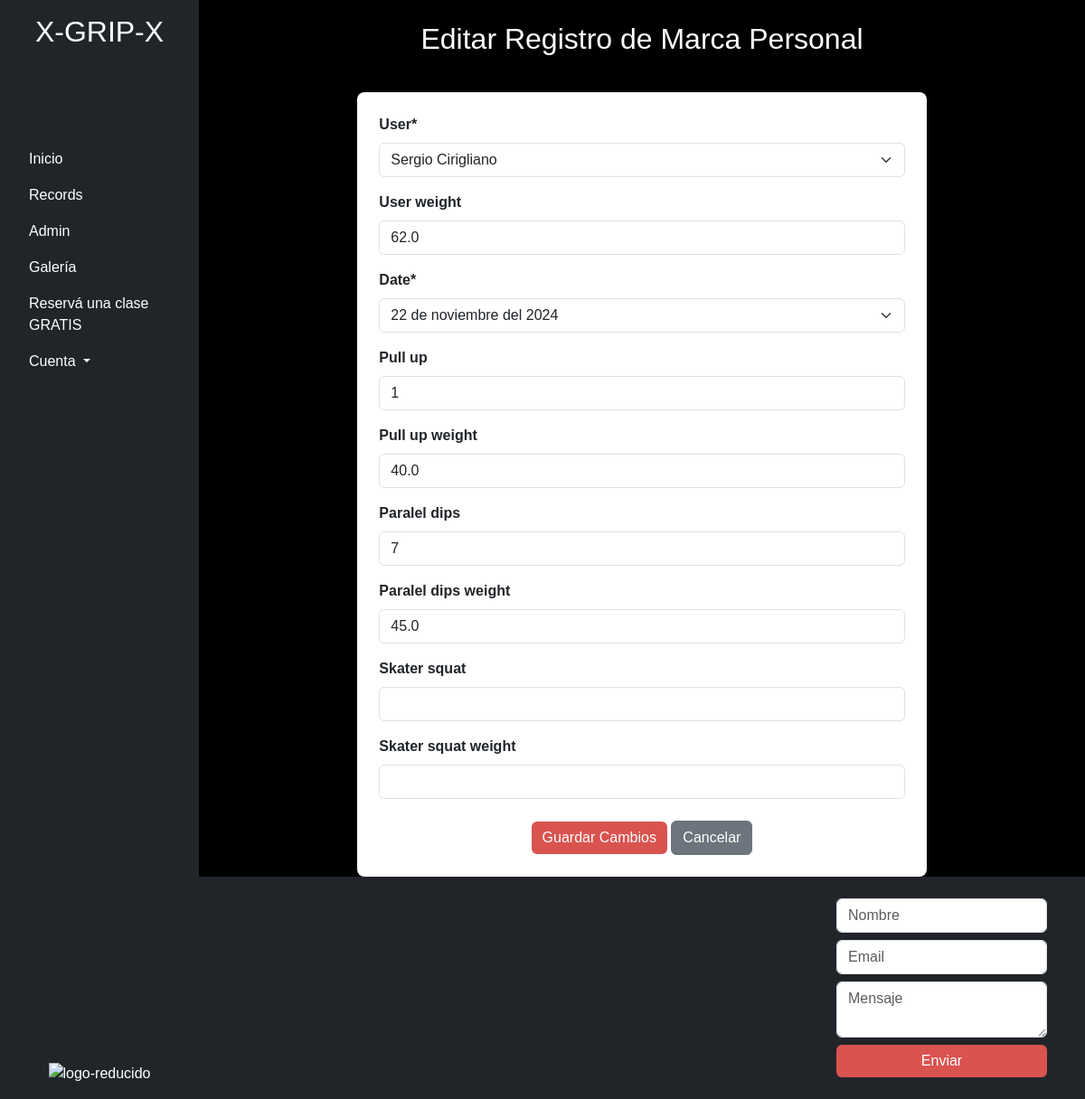
Screenshot of /user/records/edit/88 with the database file from the repository.
### data/models.py (models this page shows, shortened)
class PrData(models.Model):
    user = models.ForeignKey(Persona, on_delete=models.CASCADE)
    user_weight = models.FloatField(null=True, blank=True)
    date = models.ForeignKey(DateOfMedition, on_delete=models.PROTECT)
    pull_up = models.IntegerField(null=True, blank=True)
    pull_up_weight = models.FloatField(null=True, blank=True)
    paralel_dips = models.IntegerField(null=True, blank=True)
    paralel_dips_weight = models.FloatField(null=True, blank=True)
    skater_squat = models.IntegerField(null=True, blank=True)
    skater_squat_weight = models.FloatField(null=True, blank=True)

### data/views.py (the view)
# urls.py: path('records/edit/<int:pk>', views.edit_record, name='edit_record'),
def edit_record(request, pk):
    record = get_object_or_404(PrData, pk=pk)
    if request.method == 'POST':
        form = PrDataForm(request.POST, instance=record)
        if form.is_valid():
            form.save()
            return HttpResponseRedirect(reverse('records'))
    else:
        form = PrDataForm(instance=record)
    return render(request, 'data/edit_record.html', {'form': form})

### data/forms.py
class PrDataForm(forms.ModelForm):
    class Meta:
        model = PrData
        fields = '__all__'

### data/models.py (called while the page is built)
    def __str__(self):
        return f"{self.name}"

    def __str__(self):
        meses = [
            "enero", "febrero", "marzo", "abril", "mayo", "junio",
            "julio", "agosto", "septiembre", "octubre", "noviembre", "diciembre"
        ]
        dia = self.date_of_medition.day
        mes = meses[self.date_of_medition.month - 1]
        año = self.date_of_medition.year
        return f"{dia:02d} de {mes} del {año}"

### templates/data/edit_record.html (shortened to what this page needs)
{% extends "index.html" %}
{% load crispy_forms_tags %}
{% block content %}
<div class="container mt-4">
    <h2 class="text-center" style="font-family: 'Oswald', sans-serif;">Editar Registro de Marca Personal</h2>
    <div class="row justify-content-center">
        <div class="col-md-8">
            <div class="card shadow-sm p-4">
                <form method="post">
                    {{ form|crispy }}
                    <div class="text-center mt-4">
                        <button type="submit" class="btn btn-primary">Guardar Cambios</button>
                        <a href="{% url 'records' %}" class="btn btn-secondary">Cancelar</a>
                    </div>
                </form>
            </div>
        </div>
    </div>
</div>
{% endblock %}

### static/css/style.css (style rules this page uses)
body, html { height: 100%; margin: 0; background-color: #000; color: #fff; font-family: "Bangers", system-ui; font-weight: 400; font-style: normal; }
.card { margin-top: 2rem; border-radius: 1rem; box-shadow: 0 4px 8px rgba(0, 0, 0, 0.1); }
.btn-primary { background-color: #007bff; border: none; }
.form-label { font-weight: bold; }

### templates/data/edit_record.html (style rules this page uses)
body { font-family: 'Oswald', sans-serif; }
.card { border: none; border-radius: 8px; }
.btn-primary { background-color: #d9534f; border-color: #d9534f; }
.btn-secondary { background-color: #6c757d; border-color: #6c757d; }

### rows the page displays
PrData: user "Sergio Cirigliano", user_weight "62.0", date "22 de noviembre del 2024", pull_up "1", pull_up_weight "40.0", paralel_dips "7", paralel_dips_weight "45.0"
